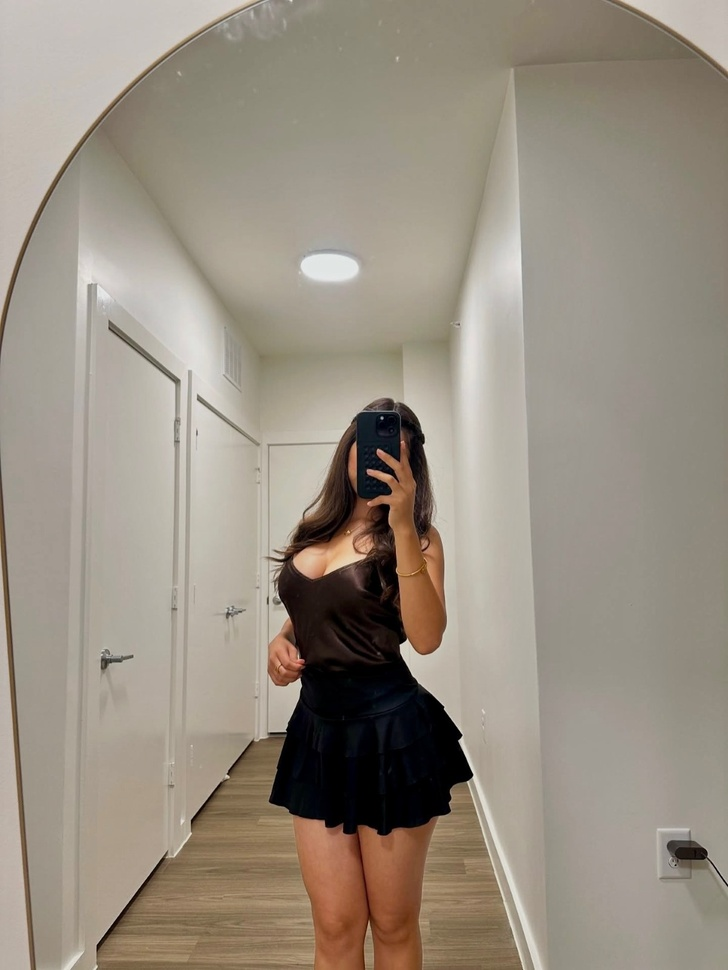
#> input picture testfolder/604663971_122137655858966559_8683104087439012113_n.jpg, 728 x 970 px, shrunk from 1201 x 1600 before the run
$ python main.py testfolder/604663971_122137655858966559_8683104087439012113_n.jpg -d testfolder
#> lines starting #> are read from the running program, lines starting #| are printed output that depends on the picture
#> in detect_synthetic_image, image is the input picture: PIL image 728x970 RGB; mean R, G, B 152.2, 142.8, 129.7
### detector.py
"""
Synthetic Image Detection using Gradient Fields and PCA

This module provides a lightweight, interpretable method to detect AI-generated
(diffusion-based) images by analyzing luminance gradient field characteristics.

Real photos produce coherent gradient fields tied to physical lighting and sensor noise,
while diffusion-generated images exhibit unstable high-frequency structures from denoising.
"""

import numpy as np
from PIL import Image, ExifTags
from typing import Tuple, Union
import os


def rgb_to_luminance(image: np.ndarray) -> np.ndarray:
    """
    Convert RGB image to luminance using ITU-R BT.709 coefficients.

    Args:
        image: RGB image array of shape (H, W, 3)

    Returns:
        Luminance array of shape (H, W)
    """
    # ITU-R BT.709 luminance coefficients
    coefficients = np.array([0.2126, 0.7152, 0.0722])
    return np.dot(image[..., :3], coefficients)
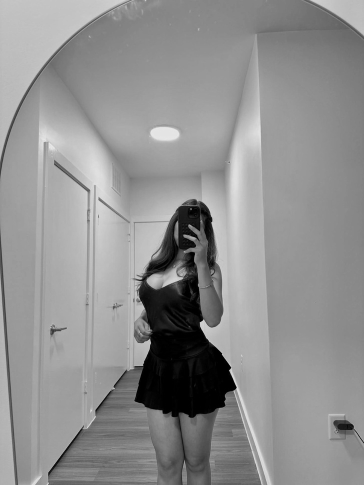
#> returned value: shape (970, 728) float64 (shown at 1/2 size); min 0, max 0.916, mean 0.564


def compute_gradients(luminance: np.ndarray) -> Tuple[np.ndarray, np.ndarray]:
    """
    Compute spatial gradients (horizontal and vertical) of luminance field.

    Args:
        luminance: 2D luminance array

    Returns:
        Tuple of (gradient_x, gradient_y) arrays
    """
    # Horizontal gradient (Sobel-like, but simpler central difference)
    gradient_x = np.zeros_like(luminance)
    gradient_x[:, 1:-1] = luminance[:, 2:] - luminance[:, :-2]
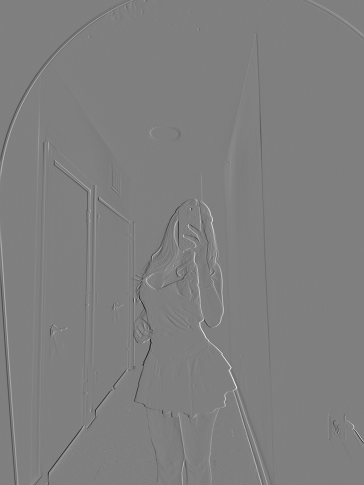
#> gradient_x: shape (970, 728) float64 (shown at 1/2 size); min -0.907, max 0.906, mean -0.00029; drawn with min black and max white

    # Vertical gradient
    gradient_y = np.zeros_like(luminance)
    gradient_y[1:-1, :] = luminance[2:, :] - luminance[:-2, :]

    return gradient_x, gradient_y


def analyze_gradient_pca(gradient_x: np.ndarray, gradient_y: np.ndarray) -> dict:
    """
    Perform PCA analysis on the gradient field and extract discriminative features.

    Args:
        gradient_x: Horizontal gradient array
        gradient_y: Vertical gradient array

    Returns:
        Dictionary containing PCA-derived metrics
    """
    # Flatten and stack gradients into feature matrix
    gx_flat = gradient_x.flatten()
    gy_flat = gradient_y.flatten()

    # Create gradient feature matrix (N x 2)
    gradient_matrix = np.vstack([gx_flat, gy_flat]).T
#> gradient_matrix = 706160 pairs, first value -0.907 to 0.906, second value -0.762 to 0.858

    # Center the data
    mean = np.mean(gradient_matrix, axis=0)
#> mean = [-0.00029, -0.000311]
    centered = gradient_matrix - mean
#> centered = 706160 pairs, first value -0.906 to 0.906, second value -0.762 to 0.858

    # Compute covariance matrix
    cov_matrix = np.cov(centered.T)
#> cov_matrix = [[0.00213, 1.62e-07], [1.62e-07, 0.00124]]

    # Eigendecomposition for PCA
    eigenvalues, eigenvectors = np.linalg.eigh(cov_matrix)
#> eigenvalues = [0.00124, 0.00213]; eigenvectors = [[0.000183, -1], [-1, -0.000183]]

    # Sort by descending eigenvalue
    idx = np.argsort(eigenvalues)[::-1]
#> idx = [1, 0]
    eigenvalues = eigenvalues[idx]
#> eigenvalues = [0.00213, 0.00124]
    eigenvectors = eigenvectors[:, idx]
#> eigenvectors = [[-1, 0.000183], [-0.000183, -1]]

    # Compute discriminative metrics
    total_variance = np.sum(eigenvalues)
#> total_variance = 0.00337

    # Variance ratio (how much variance is captured by first component)
    variance_ratio = eigenvalues[0] / (total_variance + 1e-10)
#> variance_ratio = 0.631

    # Eigenvalue ratio (anisotropy of gradient field)
    eigenvalue_ratio = eigenvalues[0] / (eigenvalues[1] + 1e-10)
#> eigenvalue_ratio = 1.71

    # Project data onto first principal component
    projection = centered @ eigenvectors[:, 0]

    # Reshape projection back to 2D for visualization
    h, w = gradient_x.shape
    projection_map = projection.reshape(h, w)
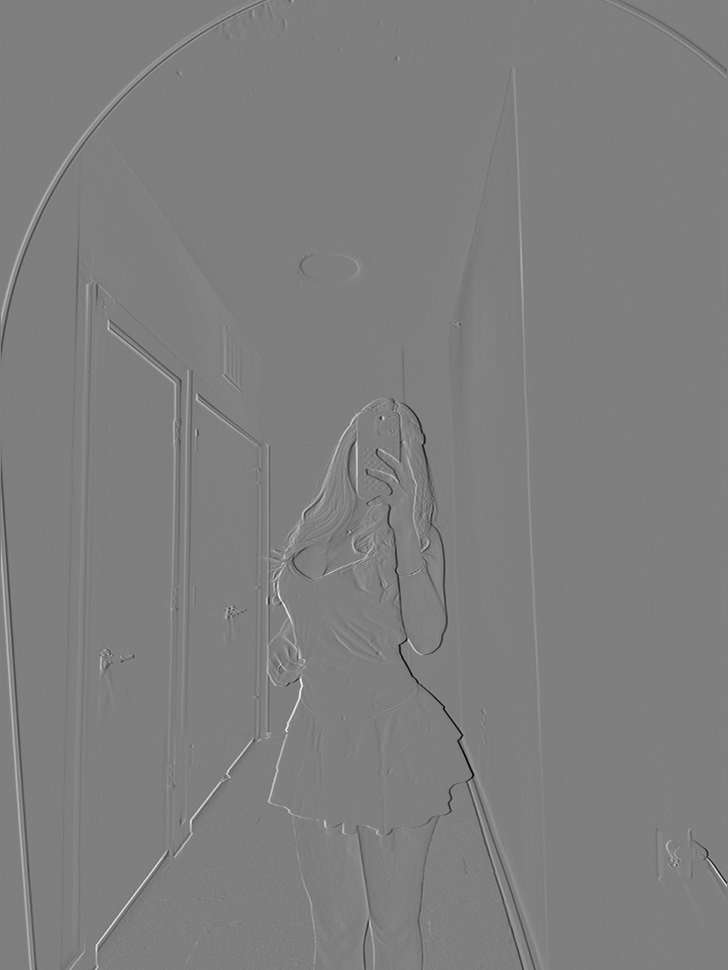
#> projection_map: shape (970, 728) float64; min -0.906, max 0.906, mean 1.89e-19; drawn with min black and max white

    # High-frequency instability metric (kurtosis of projection)
    projection_std = np.std(projection)
#> projection_std = 0.0461
    projection_mean = np.mean(projection)
#> projection_mean = 1.89e-19
    kurtosis = np.mean(((projection - projection_mean) / (projection_std + 1e-10)) ** 4)
#> kurtosis = 76.84

    # Gradient magnitude statistics
    gradient_magnitude = np.sqrt(gx_flat**2 + gy_flat**2)
    magnitude_mean = np.mean(gradient_magnitude)
#> magnitude_mean = 0.0195
    magnitude_std = np.std(gradient_magnitude)
#> magnitude_std = 0.0547

    # Coefficient of variation (normalized dispersion)
    coeff_variation = magnitude_std / (magnitude_mean + 1e-10)
#> coeff_variation = 2.81

    # High-frequency energy ratio (top 10% magnitude vs total)
    sorted_magnitudes = np.sort(gradient_magnitude)[::-1]
    top_10_percent = int(len(sorted_magnitudes) * 0.1)
#> top_10_percent = 70616
    high_freq_ratio = np.sum(sorted_magnitudes[:top_10_percent]) / (np.sum(sorted_magnitudes) + 1e-10)
#> high_freq_ratio = 0.663

    return {
        'variance_ratio': variance_ratio,
        'eigenvalue_ratio': eigenvalue_ratio,
        'kurtosis': kurtosis,
        'coeff_variation': coeff_variation,
        'high_freq_ratio': high_freq_ratio,
        'magnitude_mean': magnitude_mean,
        'magnitude_std': magnitude_std,
        'eigenvalues': eigenvalues,
        'total_variance': total_variance,
        'projection_map': projection_map,
        'gradient_x': gradient_x,
        'gradient_y': gradient_y
    }


def analyze_metadata(image: Image.Image) -> dict:
    """
    Analyze image metadata (EXIF) for signs of AI generation or Camera origin.

    Returns:
        dict: {
            'metadata_score': float (0.0=Real, 1.0=Fake, 0.5=Neutral),
            'metadata_desc': str (Description of findings),
            'software': str (Software tag software if present),
            'camera': str (Make/Model if present)
        }
    """
    score = 0.5  # Neutral start
    desc = "No metadata found"
    software = "Unknown"
    camera = "Unknown"

    try:
        # 1. Try Standard EXIF (JPEG/TIFF)
        exif = image.getexif()
        tags = {}
        if exif:
            # Tags of interest (Standard EXIF IDs)
            # 305: Software, 271: Make, 272: Model, 306: DateTime
            tags = {ExifTags.TAGS.get(k, k): v for k, v in exif.items()}

        # 2. Try image.info (PNG / WebP / PngInfo)
        # This is CRITICAL for PNGs where getexif() often returns None
        if hasattr(image, 'info'):
            info = image.info
            # Merge into tags if not present
            if 'Software' not in tags and 'Software' in info:
                tags['Software'] = info['Software']

            # Check for Stable Diffusion 'parameters' block (A1111 webui standard)
            if 'parameters' in info:
                tags['Software'] = "Stable Diffusion (parameters)"

            # Check for 'Comment' which often holds software info in some tools
            if 'Comment' in info and isinstance(info['Comment'], str):
                 # Try to extract software from comment if logical
                 pass

        if not tags:
             return {'metadata_score': 0.5, 'metadata_desc': "No Data", 'software': software, 'camera': camera}

        software = tags.get('Software', 'Unknown')
        make = tags.get('Make', 'Unknown')
        model = tags.get('Model', 'Unknown')

        # Check 1: AI Software signatures
        ai_keywords = ['stable diffusion', 'midjourney', 'comfyui', 'dall-e', 'diffusers', 'automatic1111']
        if any(keyword in str(software).lower() for keyword in ai_keywords):
            score = 1.0
            desc = f"AI Software detected: {software}"
            return {'metadata_score': score, 'metadata_desc': desc, 'software': software, 'camera': camera}

        # Check 2: Camera signatures (Strong Real Indicator)
        if make != 'Unknown' or model != 'Unknown':
            camera = f"{make} {model}".strip()
            score = 0.0
            desc = f"Camera data found: {camera}"

        # Check 3: Editing Software (Neutral/Suspicious)
        if 'photoshop' in str(software).lower() or 'gimp' in str(software).lower():
            # Edited photos are neutral -> usually preserve Real status if structure is good
            # But could be Edited Fake. We keep it 0.5 or slightly suspicious 0.6
            score = 0.5
            desc = f"Editing software: {software}"

    except Exception as e:
        desc = f"Error reading metadata: {e}"

    return {
        'metadata_score': score,
        'metadata_desc': desc,
        'software': software,
        'camera': camera
    }


def detect_synthetic_image(
    image_input: Union[str, np.ndarray, Image.Image],
    return_details: bool = False,
    thresholds: dict = None
) -> Union[str, Tuple[str, dict]]:
    """
    Detect whether an image is real or diffusion-generated using gradient field PCA analysis.

    This function analyzes the luminance gradient field of an image to determine authenticity.
    Real photographs exhibit coherent gradient structures from physical lighting and sensor
    characteristics, while diffusion-generated images show distinctive high-frequency
    instabilities from the denoising process.

    Args:
        image_input: Input image as file path (str), numpy array (H,W,3), or PIL Image
        return_details: If True, return detailed analysis metrics along with classification
        thresholds: Optional dictionary to override default detection thresholds

    Returns:
        If return_details is False:
            str: "Real" or "Diffusion Generated"
        If return_details is True:
            Tuple[str, dict]: (classification, metrics_dictionary)

    Raises:
        ValueError: If image cannot be loaded or has invalid format
        FileNotFoundError: If image path does not exist

    Example:
        >>> result = detect_synthetic_image("photo.jpg")
        >>> print(result)
        "Real"

        >>> result, details = detect_synthetic_image("ai_image.png", return_details=True)
        >>> print(f"{result}, confidence metrics: {details['confidence_score']:.2f}")
    """
    # Load and validate image
    if isinstance(image_input, str):
        if not os.path.exists(image_input):
            raise FileNotFoundError(f"Image file not found: {image_input}")
        try:
            image = Image.open(image_input).convert('RGB')
            image_array = np.array(image, dtype=np.float64) / 255.0
        except Exception as e:
            raise ValueError(f"Failed to load image: {e}")
    elif isinstance(image_input, Image.Image):
        image = image_input.convert('RGB')
        image_array = np.array(image, dtype=np.float64) / 255.0
    elif isinstance(image_input, np.ndarray):
        if image_input.ndim != 3 or image_input.shape[2] < 3:
            raise ValueError("Image array must have shape (H, W, 3) or (H, W, 4)")
        image_array = image_input[:, :, :3].astype(np.float64)
        if image_array.max() > 1.0:
            image_array = image_array / 255.0
    else:
        raise ValueError(f"Unsupported image input type: {type(image_input)}")

    # Validate image dimensions
    if image_array.shape[0] < 32 or image_array.shape[1] < 32:
        raise ValueError("Image must be at least 32x32 pixels")

    # Step 1: Convert to luminance
    luminance = rgb_to_luminance(image_array)

    # Step 2: Compute spatial gradients
    gradient_x, gradient_y = compute_gradients(luminance)

    # Step 3: PCA analysis on gradient field
    metrics = analyze_gradient_pca(gradient_x, gradient_y)
#> metrics = 12 items

    # Step 4: Metadata analysis
    meta = analyze_metadata(image)
#> in analyze_metadata, `info = image.info`: info = {'jfif': 257, 'jfif_version': (1, 1), 'jfif_unit': 0, 'jfif_density': (1, 1)}
#> meta = {'metadata_score': 0.5, 'metadata_desc': 'No Data', 'software': 'Unknown', 'camera': 'Unknown'}

    # Step 5: Classification using interpretable thresholds
    # These thresholds are derived from the characteristic differences between
    # real photos (coherent gradients) and diffusion outputs (unstable high-freq patterns)

    # Classification decision
    # Default thresholds or overrides
    # TUNED FOR PRODUCTION: Relaxed noise thresholds to avoid false positives on camera grain
    th = {
        'cv': 1.8,
        'kurtosis': 50.0,       # Relaxed from 10.0 (Real heavy-tail noise can be high)
        'hf': 0.45,             # Relaxed from 0.35
        'ev_low': 1.5,
        'ev_high': 50.0
    }
    if thresholds:
        th.update(thresholds)

    # Scoring system based on WEIGHTED metrics (Total = 1.0)
    # Priority: Structure (Physics) > Metadata > Noise (Pixel Stats)
    score = 0.0

    # Metric 1: Coefficient of Variation (Weight: 0.20)
    # Global variance consistency
    if metrics['coeff_variation'] > th['cv']:
        score += 0.20

    # Metric 2: Kurtosis of PCA projection (Weight: 0.15)
    # Sensitive to noise - reduced weight further to accommodate metadata
    if metrics['kurtosis'] > th['kurtosis']:
        score += 0.15

    # Metric 3: High-frequency energy ratio (Weight: 0.15)
    # Sensitive to ISO/Sharpening - reduced weight
    if metrics['high_freq_ratio'] > th['hf']:
        score += 0.15

    # Metric 4: Eigenvalue Ratio (Weight: 0.30)
    # ANISOTROPY: The strongest indicator of physical lighting.
    if metrics['eigenvalue_ratio'] < th['ev_low'] or metrics['eigenvalue_ratio'] > th['ev_high']:
        score += 0.30

    # Metric 5: Metadata Score (Weight: 0.20)
    # 0.0=Real (Camera), 1.0=Fake (AI Tag), 0.5=Neutral
    # We penalize only if score > 0.5 (Fake) or reward if score < 0.5 (Real)
    # Simplified: We add propotional score.
    # If meta=1.0 (Fake), +0.20 to score.
    # If meta=0.0 (Real), +0.00 to score.
    # If meta=0.5 (Neutral), +0.10 to score (keep neutral)
    score += meta['metadata_score'] * 0.20
#> score = 0.6

    # Classification decision
    classification_threshold = 0.5
    is_synthetic = score >= classification_threshold
#> is_synthetic = True

    # Prepare result
    classification = "Diffusion Generated" if is_synthetic else "Real"
#> classification = 'Diffusion Generated'

    if return_details:
        details = {
            **metrics,
            'metadata': meta,
            'detection_score': score,
            'confidence_score': abs(score - 0.5) * 2,  # 0 to 1 confidence
            'thresholds': {
                'cv_threshold': th['cv'],
                'kurtosis_threshold': th['kurtosis'],
                'hf_threshold': th['hf'],
                'ev_threshold_low': th['ev_low'],
                'ev_threshold_high': th['ev_high'],
                'classification_threshold': classification_threshold
            },
            'image_dimensions': image_array.shape[:2]
        }
        return classification, details

    return classification


# [46 lines left out: functions batch_detect, _self_test, not called in this run]


# [2 lines that do not run on import are left out]

### main.py
#!/usr/bin/env python3
# -*- coding: utf-8 -*-
"""
Synthetic Image Detection CLI

Command-line interface for detecting AI-generated images using gradient field analysis.
"""

import argparse
import sys
import os
import numpy as np
from detector import detect_synthetic_image, batch_detect

try:
    import matplotlib.pyplot as plt
    HAS_MATPLOTLIB = True
except ImportError:
    HAS_MATPLOTLIB = False


def print_banner():
    """Display ASCII banner."""
    banner = """
╔══════════════════════════════════════════════════════════════╗
║       🔍 Synthetic Image Detection using Gradient Fields      ║
║                    Luminance-Gradient PCA Analysis             ║
╚══════════════════════════════════════════════════════════════╝
    """
    print(banner)


# [264 lines left out: functions format_result, save_visualization, save_gradient_distribution_plot, save_side_by_side, analyze_single, not called in this run]


def analyze_directory(dir_path, extensions=None, visualize=False, thresholds=None):
    """Analyze all images in a directory."""
    if extensions is None:
        extensions = ['.jpg', '.jpeg', '.png', '.webp', '.bmp', '.tiff']

    if not os.path.isdir(dir_path):
        print(f"❌ Error: Directory not found: {dir_path}")
        sys.exit(1)

    # Collect image files
    image_files = []
    for filename in os.listdir(dir_path):
        ext = os.path.splitext(filename)[1].lower()
        if ext in extensions:
            image_files.append(os.path.join(dir_path, filename))

    if not image_files:
        print(f"⚠️ No image files found in: {dir_path}")
        return

    print(f"\n📁 Found {len(image_files)} images in: {dir_path}")
    print(f"{'Filename':<25} | {'Result':<10} | {'Score':<5} | {'Kurt':<5} | {'CV':<5} | {'HF':<5} | {'EV':<5} | {'Metadata':<20}")
    print("-" * 115)

    results = []
    real_count = 0
    synthetic_count = 0
    error_count = 0

    for i, path in enumerate(image_files):
        filename = os.path.basename(path)
        # Truncate filename if too long
        fname_display = (filename[:22] + '..') if len(filename) > 24 else filename

        try:
            classification, details = detect_synthetic_image(path, return_details=True, thresholds=thresholds)
#> classification = 'Diffusion Generated'; details = 17 items

            # Store result
            results.append((path, classification, details['confidence_score']))

            # Count
            if classification == "Real":
                real_count += 1
                status = "Real"
            else:
                synthetic_count += 1
                status = "Fake" # Shorten for table

            # Metadata summary for table
            meta = details.get('metadata', {})
            meta_str = "No Data"
            if meta.get('software') != "Unknown":
                meta_str = f"Soft: {meta['software'][:15]}"
            elif meta.get('camera') != "Unknown":
                meta_str = f"Cam: {meta['camera'][:15]}"

            # Print row
            print(f"{fname_display:<25} | {status:<10} | {details['detection_score']:.2f}  | {details['kurtosis']:<5.1f} | {details['coeff_variation']:<5.2f} | {details['high_freq_ratio']:<5.2f} | {details['eigenvalue_ratio']:<5.1f} | {meta_str:<20}")
#| 604663971_122137655858..  | Fake       | 0.60  | 76.8  | 2.81  | 0.66  | 1.7   | No Data

            if visualize:
                save_visualization(path, details)
                save_gradient_distribution_plot(path, details)
                save_side_by_side(path, details)

        except Exception as e:
            error_count += 1
            print(f"{fname_display:<25} | Error: {e}")

    print("-" * 115)
    print("📊 SUMMARY")
    print(f"   ✅ Real: {real_count}")
    print(f"   ⚠️  Synthetic: {synthetic_count}")
    if error_count:
        print(f"   ❌ Errors: {error_count}")
    print(f"   📷 Total: {len(image_files)}")
    if visualize:
        print(f"   📂 Visualizations saved to: visualization/")


def main():
    parser = argparse.ArgumentParser(
        description="Detect synthetic (AI-generated) images using gradient field PCA analysis.",
        formatter_class=argparse.RawDescriptionHelpFormatter,
        epilog="""
Examples:
  python main.py image.jpg                  Analyze a single image
  python main.py --dir ./photos             Analyze all images in directory
  python main.py image.png --visualize      Generate analysis charts
  python main.py image.jpg --th-cv 2.0      Set custom Coeff of Variation threshold
        """
    )

    parser.add_argument(
        'image',
        nargs='?',
        help='Path to image file to analyze'
    )

    parser.add_argument(
        '--dir', '-d',
        metavar='DIRECTORY',
        help='Analyze all images in directory'
    )

    parser.add_argument(
        '--verbose', '-v',
        action='store_true',
        help='Show detailed analysis metrics'
    )

    parser.add_argument(
        '--quiet', '-q',
        action='store_true',
        help='Minimal output (just the result)'
    )

    parser.add_argument(
        '--visualize', '-vis',
        action='store_true',
        help='Generate analysis visualization images'
    )

    parser.add_argument(
        '--test',
        action='store_true',
        help='Run self-test to verify installation'
    )

    # Threshold arguments
    parser.add_argument('--th-cv', type=float, help='Threshold for Coefficient of Variation (default: 1.8)')
    parser.add_argument('--th-kurt', type=float, help='Threshold for Kurtosis (default: 50.0)')
    parser.add_argument('--th-hf', type=float, help='Threshold for High-Freq Ratio (default: 0.45)')
    parser.add_argument('--th-ev-low', type=float, help='Threshold for Eigenvalue Ratio Low (default: 1.5)')
    parser.add_argument('--th-ev-high', type=float, help='Threshold for Eigenvalue Ratio High (default: 50.0)')

    args = parser.parse_args()

    # Print banner unless quiet mode
    if not args.quiet:
        print_banner()

    # Handle test mode
    if args.test:
        from detector import _self_test
        _self_test()
        return

    # Collect thresholds
    thresholds = {}
    if args.th_cv is not None: thresholds['cv'] = args.th_cv
    if args.th_kurt is not None: thresholds['kurtosis'] = args.th_kurt
    if args.th_hf is not None: thresholds['hf'] = args.th_hf
    if args.th_ev_low is not None: thresholds['ev_low'] = args.th_ev_low
    if args.th_ev_high is not None: thresholds['ev_high'] = args.th_ev_high

    if not thresholds:
        thresholds = None

    # Handle directory mode
    if args.dir:
        analyze_directory(args.dir, visualize=args.visualize, thresholds=thresholds)
        return

    # Handle single image
    if args.image:
        # Default to True for single image unless quiet is requested,
        # OR if user explicitly passed arg (which is False by default)
        # We'll make it: if --visualize is NOT passed, check if we should auto-enable.
        # But commonly we just want it ON by default for single image.
        visualize = True if args.visualize or not args.quiet else False
        analyze_single(args.image, verbose=not args.quiet, visualize=visualize, thresholds=thresholds)
        return

    # No input provided
    parser.print_help()


if __name__ == "__main__":
    main()
